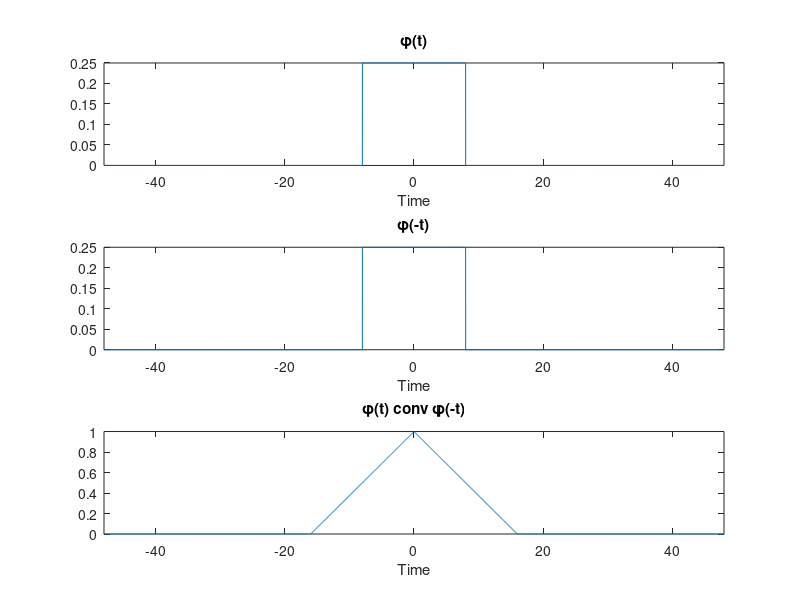

This chart was generated by the following MATLAB code:
clear all;
close all;

Ts = 0.01;
T = 16;
t = -3*T:Ts:3*T;
y = zeros(1,length(t));
y(t>-T/2 & t<T/2) = 1./sqrt(T);

figure('Name','phi(t)CONVphi(-t)');

%%phi(t)
subplot(3,1,1);
plot(t, y);
title('\phi(t)');
xlabel('Time')
xlim([t(1) t(end)]);
hold on;

%%phi(-t)
y_flip = flip(y);
t_y_flip = t;
subplot(3,1,2);
plot(t, y_flip);
title('\phi(-t)');
xlabel('Time');
xlim([t_y_flip(1) t_y_flip(end)]);
hold on;

Y = conv(y, y_flip)*Ts;
% t_conv = 2*t(1):Ts:2*t(end);
t_conv = (t(1) + t_y_flip(1)):Ts:(t(end)+t_y_flip(end));
subplot(3,1,3);
plot(t_conv, Y);
title('\phi(t) conv \phi(-t)');
xlabel('Time');
xlim([t_y_flip(1) t_y_flip(end)]);